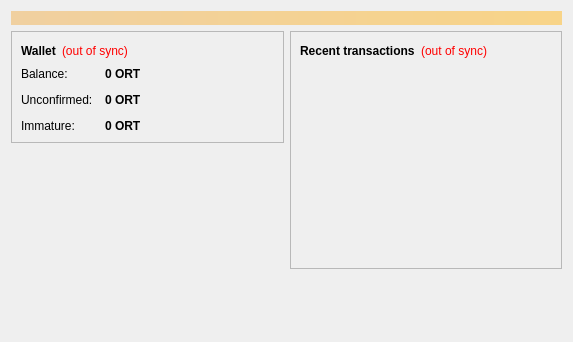
<?xml version="1.0" encoding="UTF-8"?>
<ui version="4.0">
 <class>OverviewPage</class>
 <widget class="QWidget" name="OverviewPage">
  <property name="geometry">
   <rect>
    <x>0</x>
    <y>0</y>
    <width>573</width>
    <height>342</height>
   </rect>
  </property>
  <property name="windowTitle">
   <string>Form</string>
  </property>
  <layout class="QVBoxLayout" name="topLayout">
   <item>
    <widget class="QLabel" name="labelAlerts">
     <property name="visible">
      <bool>false</bool>
     </property>
     <property name="styleSheet">
      <string notr="true">background-color: qlineargradient(x1: 0, y1: 0, x2: 1, y2: 0, stop:0 #F0D0A0, stop:1 #F8D488); color:#000000;</string>
     </property>
     <property name="wordWrap">
      <bool>true</bool>
     </property>
     <property name="margin">
      <number>3</number>
     </property>
    </widget>
   </item>
   <item>
    <layout class="QHBoxLayout" name="horizontalLayout" stretch="1,1">
     <item>
      <layout class="QVBoxLayout" name="verticalLayout_2">
       <item>
        <widget class="QFrame" name="frame">
         <property name="frameShape">
          <enum>QFrame::StyledPanel</enum>
         </property>
         <property name="frameShadow">
          <enum>QFrame::Raised</enum>
         </property>
         <layout class="QVBoxLayout" name="verticalLayout_4">
          <item>
           <layout class="QHBoxLayout" name="horizontalLayout_4">
            <item>
             <widget class="QLabel" name="label_5">
              <property name="font">
               <font>
                <weight>75</weight>
                <bold>true</bold>
               </font>
              </property>
              <property name="text">
               <string>Wallet</string>
              </property>
             </widget>
            </item>
            <item>
             <widget class="QLabel" name="labelWalletStatus">
              <property name="toolTip">
               <string>The displayed information may be out of date. Your wallet automatically synchronizes with the Orientum network after a connection is established, but this process has not completed yet.</string>
              </property>
              <property name="styleSheet">
               <string notr="true">QLabel { color: red; }</string>
              </property>
              <property name="text">
               <string notr="true">(out of sync)</string>
              </property>
              <property name="alignment">
               <set>Qt::AlignLeading|Qt::AlignLeft|Qt::AlignVCenter</set>
              </property>
             </widget>
            </item>
            <item>
             <spacer name="horizontalSpacer_2">
              <property name="orientation">
               <enum>Qt::Horizontal</enum>
              </property>
              <property name="sizeHint" stdset="0">
               <size>
                <width>40</width>
                <height>20</height>
               </size>
              </property>
             </spacer>
            </item>
           </layout>
          </item>
          <item>
           <layout class="QFormLayout" name="formLayout_2">
            <property name="fieldGrowthPolicy">
             <enum>QFormLayout::AllNonFixedFieldsGrow</enum>
            </property>
            <property name="horizontalSpacing">
             <number>12</number>
            </property>
            <property name="verticalSpacing">
             <number>12</number>
            </property>
            <item row="0" column="0">
             <widget class="QLabel" name="label">
              <property name="text">
               <string>Balance:</string>
              </property>
             </widget>
            </item>
            <item row="0" column="1">
             <widget class="QLabel" name="labelBalance">
              <property name="font">
               <font>
                <weight>75</weight>
                <bold>true</bold>
               </font>
              </property>
              <property name="cursor">
               <cursorShape>IBeamCursor</cursorShape>
              </property>
              <property name="toolTip">
               <string>Your current balance</string>
              </property>
              <property name="text">
               <string notr="true">0 ORT</string>
              </property>
              <property name="textInteractionFlags">
               <set>Qt::LinksAccessibleByMouse|Qt::TextSelectableByKeyboard|Qt::TextSelectableByMouse</set>
              </property>
             </widget>
            </item>
            <item row="1" column="0">
             <widget class="QLabel" name="label_3">
              <property name="text">
               <string>Unconfirmed:</string>
              </property>
             </widget>
            </item>
            <item row="1" column="1">
             <widget class="QLabel" name="labelUnconfirmed">
              <property name="font">
               <font>
                <weight>75</weight>
                <bold>true</bold>
               </font>
              </property>
              <property name="cursor">
               <cursorShape>IBeamCursor</cursorShape>
              </property>
              <property name="toolTip">
               <string>Total of transactions that have yet to be confirmed, and do not yet count toward the current balance</string>
              </property>
              <property name="text">
               <string notr="true">0 ORT</string>
              </property>
              <property name="textInteractionFlags">
               <set>Qt::LinksAccessibleByMouse|Qt::TextSelectableByKeyboard|Qt::TextSelectableByMouse</set>
              </property>
             </widget>
            </item>
            <item row="2" column="0">
             <widget class="QLabel" name="labelImmatureText">
              <property name="text">
               <string>Immature:</string>
              </property>
             </widget>
            </item>
            <item row="2" column="1">
             <widget class="QLabel" name="labelImmature">
              <property name="font">
               <font>
                <weight>75</weight>
                <bold>true</bold>
               </font>
              </property>
              <property name="toolTip">
               <string>Mined balance that has not yet matured</string>
              </property>
              <property name="text">
               <string notr="true">0 ORT</string>
              </property>
              <property name="textInteractionFlags">
               <set>Qt::LinksAccessibleByMouse|Qt::TextSelectableByKeyboard|Qt::TextSelectableByMouse</set>
              </property>
             </widget>
            </item>
			
           </layout>
          </item>
         </layout>
        </widget>
       </item>
       <item>
        <spacer name="verticalSpacer">
         <property name="orientation">
          <enum>Qt::Vertical</enum>
         </property>
         <property name="sizeHint" stdset="0">
          <size>
           <width>20</width>
           <height>40</height>
          </size>
         </property>
        </spacer>
       </item>
		<item>
         <widget class="QLabel" name="label_wallet_bgcoin">
          <property name="text">
           <string/>
          </property>
          <property name="pixmap">
           <pixmap resource="../bitcoin.qrc">:/images/wallet_bgcoin</pixmap>
          </property>
          <property name="scaledContents">
           <bool>false</bool>
          </property>
          <property name="alignment">
           <set>Qt::AlignLeft</set>
          </property>
          <property name="margin">
           <number>-2</number>
          </property>
         </widget>
        </item>
	   </layout>
     </item>
     <item>
      <layout class="QVBoxLayout" name="verticalLayout_3">
       <item>
        <widget class="QFrame" name="frame_2">
         <property name="frameShape">
          <enum>QFrame::StyledPanel</enum>
         </property>
         <property name="frameShadow">
          <enum>QFrame::Raised</enum>
         </property>
         <layout class="QVBoxLayout" name="verticalLayout">
          <item>
           <layout class="QHBoxLayout" name="horizontalLayout_2">
            <item>
             <widget class="QLabel" name="label_4">
              <property name="text">
               <string>&lt;b&gt;Recent transactions&lt;/b&gt;</string>
              </property>
             </widget>
            </item>
            <item>
             <widget class="QLabel" name="labelTransactionsStatus">
              <property name="toolTip">
               <string>The displayed information may be out of date. Your wallet automatically synchronizes with the Orientum network after a connection is established, but this process has not completed yet.</string>
              </property>
              <property name="styleSheet">
               <string notr="true">QLabel { color: red; }</string>
              </property>
              <property name="text">
               <string notr="true">(out of sync)</string>
              </property>
              <property name="alignment">
               <set>Qt::AlignRight|Qt::AlignTrailing|Qt::AlignVCenter</set>
              </property>
             </widget>
            </item>
            <item>
             <spacer name="horizontalSpacer">
              <property name="orientation">
               <enum>Qt::Horizontal</enum>
              </property>
              <property name="sizeHint" stdset="0">
               <size>
                <width>40</width>
                <height>20</height>
               </size>
              </property>
             </spacer>
            </item>
           </layout>
          </item>
          <item>
           <widget class="QListView" name="listTransactions">
            <property name="styleSheet">
             <string notr="true">QListView { background: transparent; }</string>
            </property>
            <property name="frameShape">
             <enum>QFrame::NoFrame</enum>
            </property>
            <property name="verticalScrollBarPolicy">
             <enum>Qt::ScrollBarAlwaysOff</enum>
            </property>
            <property name="horizontalScrollBarPolicy">
             <enum>Qt::ScrollBarAlwaysOff</enum>
            </property>
            <property name="selectionMode">
             <enum>QAbstractItemView::NoSelection</enum>
            </property>
           </widget>
          </item>
         </layout>
        </widget>
       </item>
       <item>
        <spacer name="verticalSpacer_2">
         <property name="orientation">
          <enum>Qt::Vertical</enum>
         </property>
         <property name="sizeHint" stdset="0">
          <size>
           <width>20</width>
           <height>40</height>
          </size>
         </property>
        </spacer>
       </item>
      </layout>
     </item>
    </layout>
   </item>
  </layout>
 </widget>
 <resources/>
 <connections/>
</ui>
